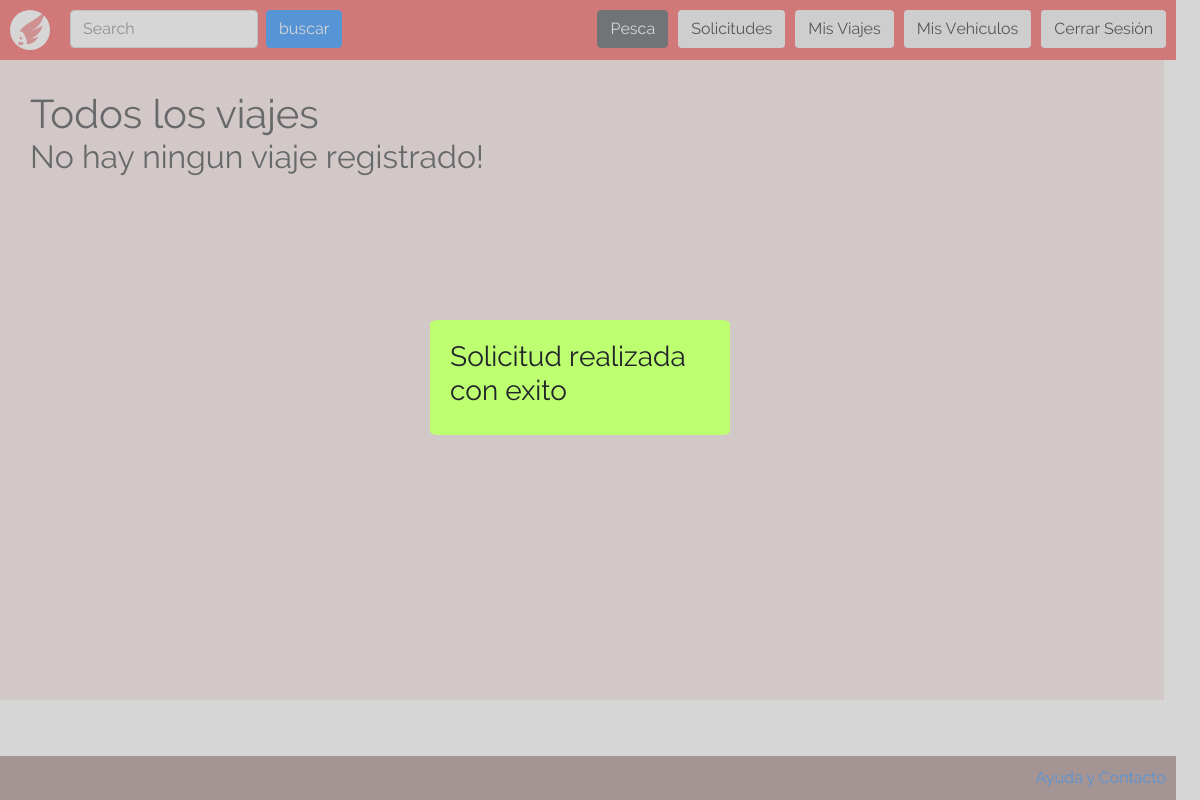
Page /vistas/listar_todos_los_viajes.php?sol_success (signed in) on the earlier database version.
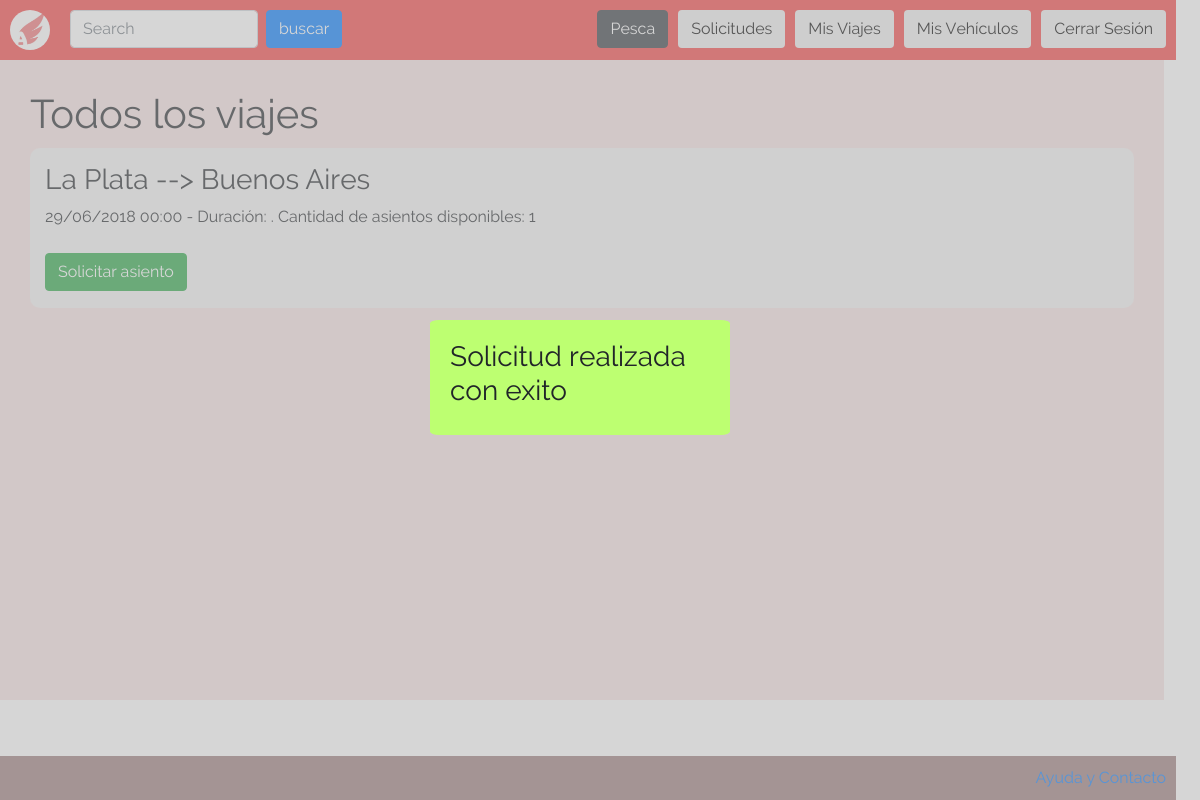
Same page on the later database version.
### tables this page shows
CREATE TABLE `viajes` (
  `id_viaje` int(11) NOT NULL,
  `id_usuario` int(11) NOT NULL,
  `patente` varchar(10) NOT NULL,
  `origen` text NOT NULL,
  `destino` text NOT NULL,
  `duracion` decimal(10,5) NOT NULL,
  `fecha_hora` datetime NOT NULL,
  `descripcion` text NOT NULL,
  `tipo` text NOT NULL,
  `costo` decimal(10,5) NOT NULL,
  `tarjeta` bigint(20) NOT NULL
);

### php/utils.php (called while the page is built, shortened)
<?php
  function availableSeats($conn, $trip_id){
    $query = "SELECT * FROM viajes WHERE id_viaje='$trip_id'";
    $result = mysqli_query($conn, $query);
    $trip = mysqli_fetch_assoc($result);
    $query = "SELECT * FROM vehiculo WHERE patente='".$trip["patente"]."'";
    $result = mysqli_query($conn, $query);
    $vehicle = mysqli_fetch_assoc($result);
    $total_seats = $vehicle["asientos"];
    $query = "SELECT * FROM solicitud WHERE id_viaje='".$trip["id_viaje"]."' AND estado=".ACCEPTED;
    $result = mysqli_query($conn, $query);
    return $total_seats - mysqli_num_rows($result);
  }
?>

### vistas/listar_todos_los_viajes.php (the view, shortened to what this page needs)
<!DOCTYPE html>
<html>
  <head>
    <link href="/css/bootstrap.css" rel="stylesheet" type="text/css" >
    <link href="/css/index.css" rel="stylesheet" type="text/css">
    <link href="/css/listar_vehiculos.css" rel="stylesheet" type="text/css">
  </head>
  <body>
    <?php
      include("../php/abrir_conexion.php");
      include("../php/utils.php");
      include("header.php");
    ?>
    <div id="body">
      <h1>Todos los viajes</h1>
      <?php
        $sql = "SELECT * FROM viajes";
        $result = mysqli_query($conn, $sql);
        if($result){
          if($trip = mysqli_fetch_assoc($result)){
            while($trip){
      ?>
      <div class="vehicle">
        <div class="vehicle-info">
          <h3><?= $trip["origen"] ?> --> <?= $trip["destino"] ?></h3>
          <?= date("d/m/Y H:i", strtotime($trip["fecha_hora"])); ?> - Duración:
          <?php
            echo printTime($trip["duracion"]).".";
          ?>
          Cantidad de asientos disponibles: <?= availableSeats($conn, $trip["id_viaje"]) ?>
	        <br>
          <br>
	        <form class="" action="/php/verificar_disponibilidad.php" method="post">
            <button class="btn btn-success" name="">Solicitar asiento</button>
          </form>
        </div>
      </div>
      <?php
              $trip = mysqli_fetch_assoc($result);
            }
          } else {
            echo "<h2>No hay ningun viaje registrado!</h2><br>";
          }
        } else {
          echo "Hubo un error al conectarse con la base de datos. <br> Por favor, intentelo nuevamente mas tarde.";
        }
      ?>
    </div>
    <?php
      include("footer.php");
    ?>
  </body>
</html>

Differences in the rows shown:
added viajes: origen "La Plata", destino "Buenos Aires", fecha_hora "29/06/2018 00:00", id_viaje "1"
Other differences:
text no longer shown: "No hay ningun viaje registrado!"
